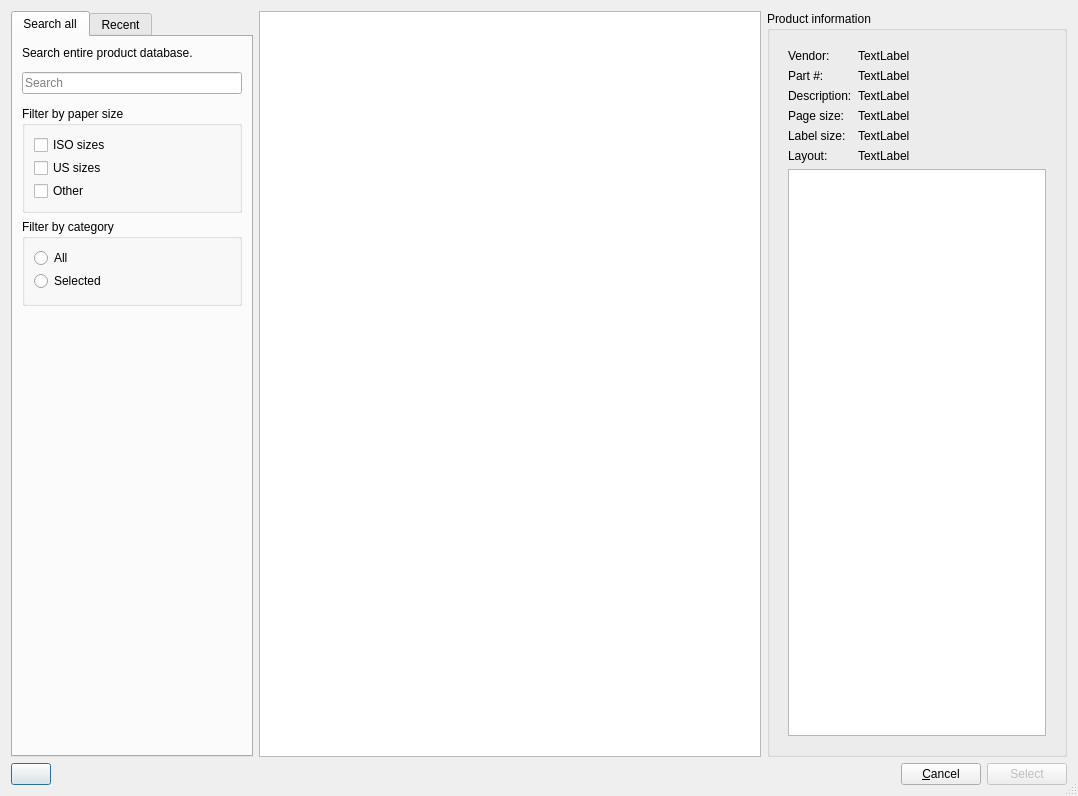
<?xml version="1.0" encoding="UTF-8"?>
<ui version="4.0">
 <class>SelectProductDialog</class>
 <widget class="QDialog" name="SelectProductDialog">
  <property name="geometry">
   <rect>
    <x>0</x>
    <y>0</y>
    <width>1078</width>
    <height>796</height>
   </rect>
  </property>
  <property name="sizePolicy">
   <sizepolicy hsizetype="Expanding" vsizetype="Expanding">
    <horstretch>0</horstretch>
    <verstretch>0</verstretch>
   </sizepolicy>
  </property>
  <property name="windowTitle">
   <string>gLabels - Select Product</string>
  </property>
  <property name="sizeGripEnabled">
   <bool>true</bool>
  </property>
  <layout class="QVBoxLayout" name="verticalLayout_6">
   <item>
    <layout class="QHBoxLayout" name="horizontalLayout_2" stretch="0,1,0">
     <item>
      <widget class="QTabWidget" name="modeNotebook">
       <property name="sizePolicy">
        <sizepolicy hsizetype="Preferred" vsizetype="Expanding">
         <horstretch>0</horstretch>
         <verstretch>0</verstretch>
        </sizepolicy>
       </property>
       <property name="currentIndex">
        <number>0</number>
       </property>
       <widget class="QWidget" name="search">
        <attribute name="title">
         <string>Search all</string>
        </attribute>
        <layout class="QGridLayout" name="gridLayout_2">
         <item row="1" column="0">
          <layout class="QVBoxLayout" name="verticalLayout_2">
           <item>
            <layout class="QHBoxLayout" name="horizontalLayout_3">
             <property name="topMargin">
              <number>6</number>
             </property>
             <property name="bottomMargin">
              <number>6</number>
             </property>
             <item>
              <widget class="QLineEdit" name="searchEntry">
               <property name="sizePolicy">
                <sizepolicy hsizetype="Maximum" vsizetype="Fixed">
                 <horstretch>0</horstretch>
                 <verstretch>0</verstretch>
                </sizepolicy>
               </property>
               <property name="minimumSize">
                <size>
                 <width>220</width>
                 <height>0</height>
                </size>
               </property>
               <property name="placeholderText">
                <string>Search</string>
               </property>
               <property name="clearButtonEnabled">
                <bool>true</bool>
               </property>
              </widget>
             </item>
            </layout>
           </item>
           <item>
            <widget class="QGroupBox" name="groupBox">
             <property name="sizePolicy">
              <sizepolicy hsizetype="Preferred" vsizetype="Preferred">
               <horstretch>0</horstretch>
               <verstretch>0</verstretch>
              </sizepolicy>
             </property>
             <property name="minimumSize">
              <size>
               <width>0</width>
               <height>0</height>
              </size>
             </property>
             <property name="autoFillBackground">
              <bool>false</bool>
             </property>
             <property name="title">
              <string>Filter by paper size</string>
             </property>
             <property name="flat">
              <bool>false</bool>
             </property>
             <property name="checkable">
              <bool>false</bool>
             </property>
             <layout class="QVBoxLayout" name="verticalLayout_5">
              <item>
               <layout class="QVBoxLayout" name="verticalLayout">
                <property name="spacing">
                 <number>3</number>
                </property>
                <item>
                 <widget class="QCheckBox" name="pageSizeIsoCheck">
                  <property name="text">
                   <string>ISO sizes</string>
                  </property>
                 </widget>
                </item>
                <item>
                 <widget class="QCheckBox" name="pageSizeUsCheck">
                  <property name="text">
                   <string>US sizes</string>
                  </property>
                 </widget>
                </item>
                <item>
                 <widget class="QCheckBox" name="pageSizeOtherCheck">
                  <property name="text">
                   <string>Other</string>
                  </property>
                 </widget>
                </item>
               </layout>
              </item>
             </layout>
            </widget>
           </item>
           <item>
            <widget class="QGroupBox" name="groupBox_3">
             <property name="title">
              <string>Filter by category</string>
             </property>
             <layout class="QVBoxLayout" name="verticalLayout_4">
              <property name="spacing">
               <number>3</number>
              </property>
              <item>
               <widget class="QRadioButton" name="allCategoriesRadio">
                <property name="text">
                 <string>All</string>
                </property>
               </widget>
              </item>
              <item>
               <widget class="QRadioButton" name="selectedCategoriesRadio">
                <property name="text">
                 <string>Selected</string>
                </property>
               </widget>
              </item>
              <item>
               <widget class="QWidget" name="categoriesCheckContainer" native="true">
                <layout class="QGridLayout" name="gridLayout">
                 <property name="leftMargin">
                  <number>0</number>
                 </property>
                 <property name="topMargin">
                  <number>0</number>
                 </property>
                 <property name="rightMargin">
                  <number>0</number>
                 </property>
                 <property name="bottomMargin">
                  <number>0</number>
                 </property>
                 <property name="spacing">
                  <number>0</number>
                 </property>
                 <item row="0" column="0">
                  <layout class="QVBoxLayout" name="categoriesLayout">
                   <property name="spacing">
                    <number>3</number>
                   </property>
                   <property name="leftMargin">
                    <number>20</number>
                   </property>
                  </layout>
                 </item>
                </layout>
               </widget>
              </item>
             </layout>
            </widget>
           </item>
          </layout>
         </item>
         <item row="2" column="0">
          <spacer name="verticalSpacer_2">
           <property name="orientation">
            <enum>Qt::Vertical</enum>
           </property>
           <property name="sizeHint" stdset="0">
            <size>
             <width>20</width>
             <height>3</height>
            </size>
           </property>
          </spacer>
         </item>
         <item row="0" column="0">
          <widget class="QLabel" name="label_2">
           <property name="text">
            <string>Search entire product database.</string>
           </property>
           <property name="wordWrap">
            <bool>true</bool>
           </property>
          </widget>
         </item>
        </layout>
       </widget>
       <widget class="QWidget" name="recent">
        <attribute name="title">
         <string>Recent</string>
        </attribute>
        <layout class="QGridLayout" name="gridLayout_3">
         <item row="0" column="0">
          <widget class="QLabel" name="label">
           <property name="text">
            <string>Select from recently used products.</string>
           </property>
           <property name="wordWrap">
            <bool>true</bool>
           </property>
          </widget>
         </item>
         <item row="1" column="0">
          <spacer name="verticalSpacer">
           <property name="orientation">
            <enum>Qt::Vertical</enum>
           </property>
           <property name="sizeHint" stdset="0">
            <size>
             <width>20</width>
             <height>40</height>
            </size>
           </property>
          </spacer>
         </item>
        </layout>
       </widget>
      </widget>
     </item>
     <item>
      <widget class="glabels::TemplatePicker" name="templatePicker">
       <property name="minimumSize">
        <size>
         <width>500</width>
         <height>0</height>
        </size>
       </property>
       <property name="showDropIndicator" stdset="0">
        <bool>false</bool>
       </property>
      </widget>
     </item>
     <item>
      <widget class="QGroupBox" name="productGroupBox">
       <property name="sizePolicy">
        <sizepolicy hsizetype="Minimum" vsizetype="Preferred">
         <horstretch>0</horstretch>
         <verstretch>0</verstretch>
        </sizepolicy>
       </property>
       <property name="minimumSize">
        <size>
         <width>300</width>
         <height>0</height>
        </size>
       </property>
       <property name="title">
        <string>Product information</string>
       </property>
       <layout class="QVBoxLayout" name="verticalLayout_7">
        <item>
         <widget class="QWidget" name="productInfoWidget" native="true">
          <layout class="QVBoxLayout" name="verticalLayout_3" stretch="0,1">
           <item>
            <layout class="QFormLayout" name="formLayout">
             <item row="0" column="0">
              <widget class="QLabel" name="label_3">
               <property name="sizePolicy">
                <sizepolicy hsizetype="Minimum" vsizetype="Preferred">
                 <horstretch>0</horstretch>
                 <verstretch>0</verstretch>
                </sizepolicy>
               </property>
               <property name="text">
                <string>Vendor:</string>
               </property>
              </widget>
             </item>
             <item row="0" column="1">
              <widget class="QLabel" name="vendorLabel">
               <property name="sizePolicy">
                <sizepolicy hsizetype="Preferred" vsizetype="Preferred">
                 <horstretch>0</horstretch>
                 <verstretch>0</verstretch>
                </sizepolicy>
               </property>
               <property name="text">
                <string>TextLabel</string>
               </property>
              </widget>
             </item>
             <item row="1" column="0">
              <widget class="QLabel" name="label_4">
               <property name="sizePolicy">
                <sizepolicy hsizetype="Minimum" vsizetype="Preferred">
                 <horstretch>0</horstretch>
                 <verstretch>0</verstretch>
                </sizepolicy>
               </property>
               <property name="text">
                <string>Part #:</string>
               </property>
              </widget>
             </item>
             <item row="1" column="1">
              <widget class="QLabel" name="partLabel">
               <property name="sizePolicy">
                <sizepolicy hsizetype="Preferred" vsizetype="Preferred">
                 <horstretch>0</horstretch>
                 <verstretch>0</verstretch>
                </sizepolicy>
               </property>
               <property name="text">
                <string>TextLabel</string>
               </property>
              </widget>
             </item>
             <item row="2" column="0">
              <widget class="QLabel" name="label_5">
               <property name="sizePolicy">
                <sizepolicy hsizetype="Minimum" vsizetype="Preferred">
                 <horstretch>0</horstretch>
                 <verstretch>0</verstretch>
                </sizepolicy>
               </property>
               <property name="text">
                <string>Description:</string>
               </property>
               <property name="alignment">
                <set>Qt::AlignLeading|Qt::AlignLeft|Qt::AlignTop</set>
               </property>
              </widget>
             </item>
             <item row="2" column="1">
              <widget class="QLabel" name="descriptionLabel">
               <property name="sizePolicy">
                <sizepolicy hsizetype="Preferred" vsizetype="Preferred">
                 <horstretch>0</horstretch>
                 <verstretch>0</verstretch>
                </sizepolicy>
               </property>
               <property name="text">
                <string>TextLabel</string>
               </property>
               <property name="alignment">
                <set>Qt::AlignLeading|Qt::AlignLeft|Qt::AlignTop</set>
               </property>
               <property name="wordWrap">
                <bool>true</bool>
               </property>
              </widget>
             </item>
             <item row="3" column="0">
              <widget class="QLabel" name="label_7">
               <property name="sizePolicy">
                <sizepolicy hsizetype="Minimum" vsizetype="Preferred">
                 <horstretch>0</horstretch>
                 <verstretch>0</verstretch>
                </sizepolicy>
               </property>
               <property name="text">
                <string>Page size:</string>
               </property>
              </widget>
             </item>
             <item row="3" column="1">
              <widget class="QLabel" name="pageSizeLabel">
               <property name="sizePolicy">
                <sizepolicy hsizetype="Preferred" vsizetype="Preferred">
                 <horstretch>0</horstretch>
                 <verstretch>0</verstretch>
                </sizepolicy>
               </property>
               <property name="text">
                <string>TextLabel</string>
               </property>
              </widget>
             </item>
             <item row="4" column="0">
              <widget class="QLabel" name="label_9">
               <property name="sizePolicy">
                <sizepolicy hsizetype="Minimum" vsizetype="Preferred">
                 <horstretch>0</horstretch>
                 <verstretch>0</verstretch>
                </sizepolicy>
               </property>
               <property name="text">
                <string>Label size:</string>
               </property>
              </widget>
             </item>
             <item row="4" column="1">
              <widget class="QLabel" name="labelSizeLabel">
               <property name="sizePolicy">
                <sizepolicy hsizetype="Preferred" vsizetype="Preferred">
                 <horstretch>0</horstretch>
                 <verstretch>0</verstretch>
                </sizepolicy>
               </property>
               <property name="text">
                <string>TextLabel</string>
               </property>
              </widget>
             </item>
             <item row="5" column="0">
              <widget class="QLabel" name="label_11">
               <property name="sizePolicy">
                <sizepolicy hsizetype="Minimum" vsizetype="Preferred">
                 <horstretch>0</horstretch>
                 <verstretch>0</verstretch>
                </sizepolicy>
               </property>
               <property name="text">
                <string>Layout:</string>
               </property>
              </widget>
             </item>
             <item row="5" column="1">
              <widget class="QLabel" name="layoutLabel">
               <property name="sizePolicy">
                <sizepolicy hsizetype="Preferred" vsizetype="Preferred">
                 <horstretch>0</horstretch>
                 <verstretch>0</verstretch>
                </sizepolicy>
               </property>
               <property name="text">
                <string>TextLabel</string>
               </property>
              </widget>
             </item>
            </layout>
           </item>
           <item>
            <widget class="glabels::SimplePreview" name="preview">
             <property name="sizePolicy">
              <sizepolicy hsizetype="Expanding" vsizetype="Preferred">
               <horstretch>0</horstretch>
               <verstretch>0</verstretch>
              </sizepolicy>
             </property>
            </widget>
           </item>
          </layout>
         </widget>
        </item>
       </layout>
      </widget>
     </item>
    </layout>
   </item>
   <item>
    <layout class="QHBoxLayout" name="horizontalLayout">
     <item>
      <widget class="QPushButton" name="viewModeButton">
       <property name="text">
        <string/>
       </property>
       <property name="icon">
        <iconset theme="glabels-view-grid">
         <normaloff>.</normaloff>.</iconset>
       </property>
       <property name="iconSize">
        <size>
         <width>22</width>
         <height>22</height>
        </size>
       </property>
      </widget>
     </item>
     <item>
      <spacer name="horizontalSpacer">
       <property name="orientation">
        <enum>Qt::Horizontal</enum>
       </property>
       <property name="sizeHint" stdset="0">
        <size>
         <width>40</width>
         <height>20</height>
        </size>
       </property>
      </spacer>
     </item>
     <item>
      <widget class="QPushButton" name="cancelButton">
       <property name="text">
        <string>&amp;Cancel</string>
       </property>
       <property name="autoDefault">
        <bool>false</bool>
       </property>
      </widget>
     </item>
     <item>
      <widget class="QPushButton" name="selectButton">
       <property name="enabled">
        <bool>false</bool>
       </property>
       <property name="text">
        <string>Select</string>
       </property>
      </widget>
     </item>
    </layout>
   </item>
  </layout>
 </widget>
 <customwidgets>
  <customwidget>
   <class>glabels::TemplatePicker</class>
   <extends>QListWidget</extends>
   <header>TemplatePicker.h</header>
  </customwidget>
  <customwidget>
   <class>glabels::SimplePreview</class>
   <extends>QGraphicsView</extends>
   <header>SimplePreview.h</header>
  </customwidget>
 </customwidgets>
 <resources>
  <include location="../icons.qrc"/>
 </resources>
 <connections>
  <connection>
   <sender>pageSizeUsCheck</sender>
   <signal>clicked()</signal>
   <receiver>SelectProductDialog</receiver>
   <slot>onPageSizeCheckClicked()</slot>
   <hints>
    <hint type="sourcelabel">
     <x>156</x>
     <y>246</y>
    </hint>
    <hint type="destinationlabel">
     <x>4</x>
     <y>141</y>
    </hint>
   </hints>
  </connection>
  <connection>
   <sender>templatePicker</sender>
   <signal>selectionChanged()</signal>
   <receiver>SelectProductDialog</receiver>
   <slot>onTemplatePickerSelectionChanged()</slot>
   <hints>
    <hint type="sourcelabel">
     <x>483</x>
     <y>561</y>
    </hint>
    <hint type="destinationlabel">
     <x>244</x>
     <y>660</y>
    </hint>
   </hints>
  </connection>
  <connection>
   <sender>pageSizeIsoCheck</sender>
   <signal>clicked()</signal>
   <receiver>SelectProductDialog</receiver>
   <slot>onPageSizeCheckClicked()</slot>
   <hints>
    <hint type="sourcelabel">
     <x>158</x>
     <y>215</y>
    </hint>
    <hint type="destinationlabel">
     <x>2</x>
     <y>116</y>
    </hint>
   </hints>
  </connection>
  <connection>
   <sender>cancelButton</sender>
   <signal>clicked()</signal>
   <receiver>SelectProductDialog</receiver>
   <slot>onCancelButtonClicked()</slot>
   <hints>
    <hint type="sourcelabel">
     <x>981</x>
     <y>783</y>
    </hint>
    <hint type="destinationlabel">
     <x>689</x>
     <y>660</y>
    </hint>
   </hints>
  </connection>
  <connection>
   <sender>searchEntry</sender>
   <signal>textChanged(QString)</signal>
   <receiver>SelectProductDialog</receiver>
   <slot>onSearchEntryTextChanged()</slot>
   <hints>
    <hint type="sourcelabel">
     <x>121</x>
     <y>137</y>
    </hint>
    <hint type="destinationlabel">
     <x>2</x>
     <y>53</y>
    </hint>
   </hints>
  </connection>
  <connection>
   <sender>allCategoriesRadio</sender>
   <signal>clicked()</signal>
   <receiver>SelectProductDialog</receiver>
   <slot>onCategoryRadioClicked()</slot>
   <hints>
    <hint type="sourcelabel">
     <x>151</x>
     <y>361</y>
    </hint>
    <hint type="destinationlabel">
     <x>0</x>
     <y>223</y>
    </hint>
   </hints>
  </connection>
  <connection>
   <sender>selectedCategoriesRadio</sender>
   <signal>clicked()</signal>
   <receiver>SelectProductDialog</receiver>
   <slot>onCategoryRadioClicked()</slot>
   <hints>
    <hint type="sourcelabel">
     <x>147</x>
     <y>392</y>
    </hint>
    <hint type="destinationlabel">
     <x>1</x>
     <y>252</y>
    </hint>
   </hints>
  </connection>
  <connection>
   <sender>modeNotebook</sender>
   <signal>currentChanged(int)</signal>
   <receiver>SelectProductDialog</receiver>
   <slot>onModeTabChanged()</slot>
   <hints>
    <hint type="sourcelabel">
     <x>59</x>
     <y>25</y>
    </hint>
    <hint type="destinationlabel">
     <x>4</x>
     <y>26</y>
    </hint>
   </hints>
  </connection>
  <connection>
   <sender>selectButton</sender>
   <signal>clicked()</signal>
   <receiver>SelectProductDialog</receiver>
   <slot>onSelectButtonClicked()</slot>
   <hints>
    <hint type="sourcelabel">
     <x>1022</x>
     <y>769</y>
    </hint>
    <hint type="destinationlabel">
     <x>1067</x>
     <y>682</y>
    </hint>
   </hints>
  </connection>
  <connection>
   <sender>viewModeButton</sender>
   <signal>clicked()</signal>
   <receiver>SelectProductDialog</receiver>
   <slot>onViewModeButtonClicked()</slot>
   <hints>
    <hint type="sourcelabel">
     <x>20</x>
     <y>760</y>
    </hint>
    <hint type="destinationlabel">
     <x>-2</x>
     <y>762</y>
    </hint>
   </hints>
  </connection>
  <connection>
   <sender>pageSizeOtherCheck</sender>
   <signal>clicked()</signal>
   <receiver>SelectProductDialog</receiver>
   <slot>onPageSizeCheckClicked()</slot>
   <hints>
    <hint type="sourcelabel">
     <x>90</x>
     <y>265</y>
    </hint>
    <hint type="destinationlabel">
     <x>6</x>
     <y>290</y>
    </hint>
   </hints>
  </connection>
 </connections>
 <slots>
  <slot>onSearchClearButtonClicked()</slot>
  <slot>onTemplatePickerSelectionChanged()</slot>
  <slot>onOrientationRadioToggled()</slot>
  <slot>onSearchEntryTextChanged()</slot>
  <slot>onCancelButtonClicked()</slot>
  <slot>onSelectButtonClicked()</slot>
  <slot>onPageSizeCheckClicked()</slot>
  <slot>onCategoryRadioClicked()</slot>
  <slot>onModeTabChanged()</slot>
  <slot>onViewModeButtonClicked()</slot>
 </slots>
</ui>
